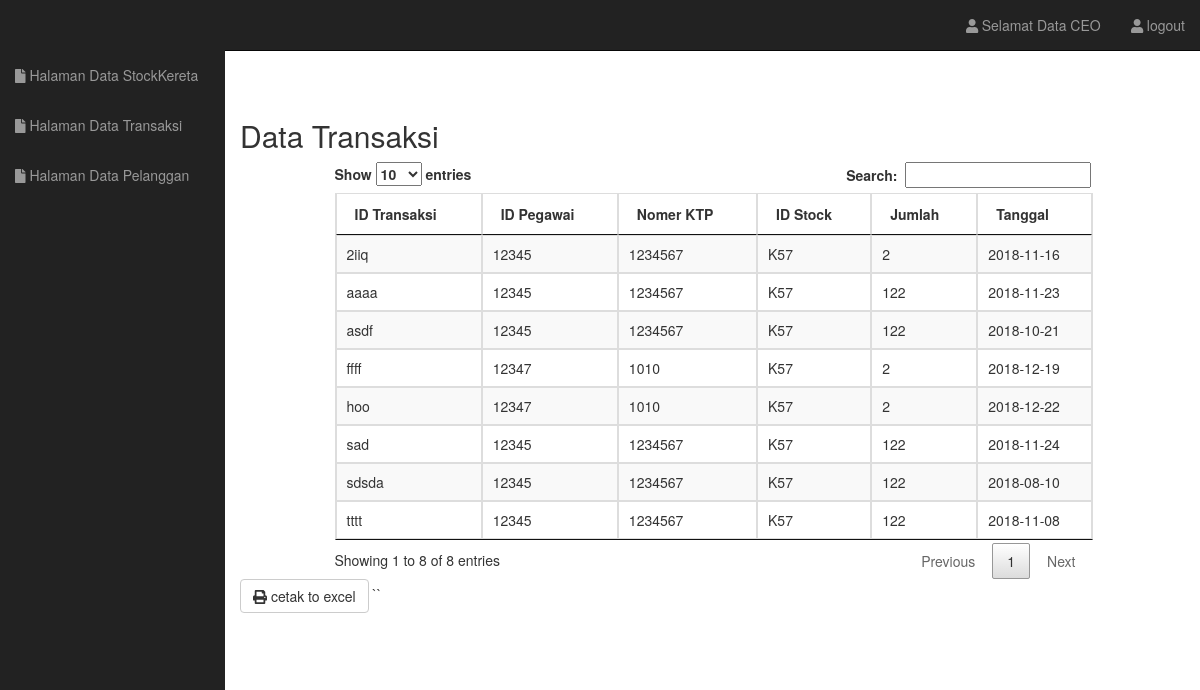
Screenshot of /lamanCEOtransaksi.php (signed in) with the database file from the repository.
### tables this page shows
CREATE TABLE `transaksi` (
  `idTransaksi` varchar(10) NOT NULL,
  `idPegawai` varchar(10) DEFAULT NULL,
  `noKTP` varchar(10) DEFAULT NULL,
  `idStock` varchar(10) DEFAULT NULL,
  `jumlah` int(11) DEFAULT NULL,
  `tanggal` date DEFAULT NULL,
  `status` varchar(100) NOT NULL
);

### model/Transaksi.php (called while the page is built, shortened)
<?php
class Transaksi {
	private $mysqli;
	function __construct($conn){
		$this->mysqli = $conn;
	}
	public function tampilTransaksi(){
		$db = $this->mysqli->conn;
		$sql = "SELECT * FROM transaksi";
		$squery = $db->query($sql) or die($db->error);
		return $squery;
	}
}
?>

### lamanCEOtransaksi.php (the view, shortened to what this page needs)
<!DOCTYPE html>
<?php
require_once('model/config.php');
$connection = new Database($host, $user, $pass, $database);
include 'model/Transaksi.php';
$brg = new Transaksi($connection);
?>
<html lang="en">
  <head>
    <link href="css/bootstrap.css" rel="stylesheet">
    <link rel="stylesheet" type="text/css" href="data.css">
    <link rel="stylesheet" type="text/css" href="css/datatables.min.css"/>
    <link rel="stylesheet" type="text/css" href="css/fontawesome-all.min.css">
    <link href="css/sb-admin.css" rel="stylesheet">
    <link rel="stylesheet" href="font-awesome/css/font-awesome.min.css">
  </head>
  <body>
    <div id="wrapper">
      <nav class="navbar navbar-inverse navbar-fixed-top" role="navigation">
        <div class="collapse navbar-collapse navbar-ex1-collapse">
          <ul class="nav navbar-nav side-nav">
            <li ><a href="lamanCEOstockKereta.php"><i class="fa fa-file"></i> Halaman Data StockKereta</a></li>
            <li ><a href="lamanCEOtransaksi.php"><i class="fa fa-file"></i> Halaman Data Transaksi</a></li>
            <li ><a href="lamanCEOpelanggan.php"><i class="fa fa-file"></i> Halaman Data Pelanggan</a></li>
          </ul>
          <ul class="nav navbar-nav navbar-right navbar-user">
            <li class="dropdown user-dropdown">
              <a href="#"><i class="fa fa-user"></i> Selamat Data CEO</a>
            </li>
            <li class="dropdown user-dropdown">
              <a href="logout.php"><i class="fa fa-user"></i> logout</a>
            </li>
          </ul>
        </div>
      </nav>
      <div class="container-fluid" id="data">
       <h2>Data Transaksi</h2>
       <div class="table-responsive">
          <table id="example" class="table table-striped table-bordered" cellspacing="0" width="100%">
          <thead>
            <tr>
              <th>ID Transaksi</th>
              <th>ID Pegawai</th>
              <th>Nomer KTP</th>
              <th>ID Stock</th>
              <th>Jumlah</th>
              <th>Tanggal</th>
            </tr>
          </thead>
          <tbody>
            <?php
            $tampil = $brg->tampilTransaksi();
            while($data = $tampil->fetch_array()){
             ?>
             <tr>
               <td><?php echo $data['idTransaksi']; ?></td>
               <td><?php echo $data['idPegawai']; ?></td>
               <td><?php echo $data['noKTP']; ?></td>
               <td><?php echo $data['idStock']; ?></td>
               <td><?php echo $data['jumlah']; ?></td>
               <td><?php echo $data['tanggal']; ?></td>
             </tr>
             <?php
           }
              ?>
          </tbody>
          </table>
          </div>
          <a href="report/cetakdataTransaksi.php"  target="_blank">
          <button type="button" class="btn btn-default"><i class="fa fa-print"></i> cetak to excel </button>
        </a>``
        </div>
      </div>
  </body>
</html>

### css/data.css (style rules this page uses)
#data { padding-bottom: 5%; padding-top: 5%; }
.table-responsive { width: 80%; margin-left: 10%; }

### css/sb-admin.css (style rules this page uses)
body { margin-top: 50px; }
#wrapper { padding-left: 0; }
@media (min-width:768px) { #wrapper { padding-left: 225px; } }
@media (min-width:768px) { .side-nav { margin-left: -225px; left: 225px; width: 225px; position: fixed; top: 50px; height: 100%; border-radius: 0; border: none; background-color: #222222; overflow-y: auto; } }
@media (min-width:768px) { .side-nav>li>a { width: 225px; } }
@media (min-width:768px) { .navbar-collapse { padding-left: 15px !important; padding-right: 15px !important; } }

### rows the page displays
transaksi: idTransaksi "2iiq", idPegawai "12345", noKTP "1234567", idStock "K57", jumlah "2", tanggal "2018-11-16"
transaksi: idTransaksi "aaaa", idPegawai "12345", noKTP "1234567", idStock "K57", jumlah "122", tanggal "2018-11-23"
transaksi: idTransaksi "asdf", idPegawai "12345", noKTP "1234567", idStock "K57", jumlah "122", tanggal "2018-10-21"
transaksi: idTransaksi "ffff", idPegawai "12347", noKTP "1010", idStock "K57", jumlah "2", tanggal "2018-12-19"
transaksi: idTransaksi "hoo", idPegawai "12347", noKTP "1010", idStock "K57", jumlah "2", tanggal "2018-12-22"
transaksi: idTransaksi "sad", idPegawai "12345", noKTP "1234567", idStock "K57", jumlah "122", tanggal "2018-11-24"
transaksi: idTransaksi "sdsda", idPegawai "12345", noKTP "1234567", idStock "K57", jumlah "122", tanggal "2018-08-10"
transaksi: idTransaksi "tttt", idPegawai "12345", noKTP "1234567", idStock "K57", jumlah "122", tanggal "2018-11-08"
